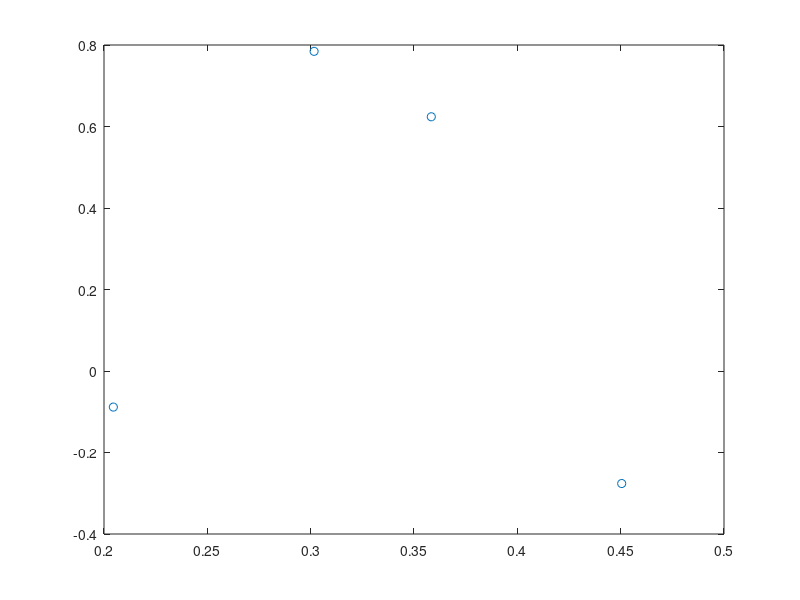

Write MATLAB code to recreate this figure. (Note: this script raises an error after producing the figure.)
%Simulation window parameters
r = [1 10 20 30 40 50 60 70 80 90 100] ; %radius of disk

ht = 30;        %height of BS
hr = 3;         %height of receiver


fc = 900; %freq = 900 MHz

P_r_avg1 = zeros(1,length(r));
SNR_avg1 = zeros(1,length(r));

%% PPP
for i = 1:length(r)
xx0=0; yy0=0; %centre of disk
areaTotal=pi*r(i)^2; %area of disk

lambda=2; %density 
%Simulate Poisson point process
numbPoints=poissrnd(areaTotal*lambda);%Poisson number of points
theta=2*pi*(rand(numbPoints,1)); %angular coordinates
rho=r(i)*sqrt(rand(numbPoints,1)); %radial coordinates

%Convert from polar to Cartesian coordinates
[xx,yy]=pol2cart(theta,rho); %x/y coordinates of Poisson points
%Shift centre of disk to (xx0,yy0)

xx=xx+xx0;
yy=yy+yy0;

%% Urban PL
a_hr_f = (3.2*(log10(11.75*hr))^2 - 4.97);
C = 3;      %urban region

PL = [];
for ind = 1:length(xx)
    d = sqrt((xx(i)-xx0)^2 + (yy(i)-yy0)^2)/1000;
    PL = [PL 46.3 + 33.9*log10(fc) - 13.82*log10(ht) - a_hr_f + ...
        (44.9 - 6.55*log10(ht))*log10(d) + C];
end

Pt_1 = 0*ones(1,length(PL));       %dBW (transmit power = 1W)
Pt_2 = 6.9897*ones(1,length(PL));  %5W

Pr1 = Pt_1 - PL;
P_r_avg1(i) = mean(Pr1);

Pr2 = Pt_2 - PL;
P_r_avg2(i) = mean(Pr2);

%% SNR
N0 = -204; %dBW

SNR1 = Pr1 - N0;
SNR_avg1(i) = mean(SNR1);

SNR2 = Pr2 - N0;
SNR_avg2(i) = mean(SNR2);

%% UE Plots 
figure(i)
plot(xx,yy,'o');
hold on;
title("r = " + r(i) + " m");
xlabel('x'); ylabel('y');
axis square;
grid on;

end

%% P_r and SNR plots
figure('DefaultAxesFontSize',20);
plot(r, P_r_avg1,'linewidth',2);
hold on;
title("Received Power v/s radius size, P_t = 1W");
xlabel("Radius (m)"); ylabel("Power(dBW)");
grid on;

figure('DefaultAxesFontSize',20);
plot(r, (SNR_avg1),'linewidth',2);
hold on;
title("SNR v/s radius size, P_t = 1W" );
xlabel("Radius (m)"); ylabel("SNR");
grid on;

figure('DefaultAxesFontSize',20);
plot(r, P_r_avg2,'linewidth',2);
hold on;
title("Received Power v/s radius size, P_t = 5W");
xlabel("Radius (m)"); ylabel("Power(dBW)");
grid on;

figure('DefaultAxesFontSize',20);
plot(r, (SNR_avg2),'linewidth',2);
hold on;
title("SNR v/s radius size, P_t = 5W" );
xlabel("Radius (m)"); ylabel("SNR");
grid on;


%% Observations:
% It is very clear from the plots that as the radius size increases, the
% path loss and the SNR (averaged over UEs) decreases. When the transmit
% power is increased from 1W to 5W, the received power increases by around
% 6.9897 dBW. Similarly, the SNR also increases when the transmit power is
% increased to 5W. 

%references:
% for PPP: https://in.mathworks.com/matlabcentral/answers/300022-i-want-to-spatially-distribute-1000-mobile-devices-in-a-network-according-to-poisson-point-process
% for Urban PL: L. M. Correia, "A view of the COST 231-Bertoni-Ikegami model," 2009 3rd European Conference on Antennas and Propagation, Berlin, 2009, pp. 1681-1685.

